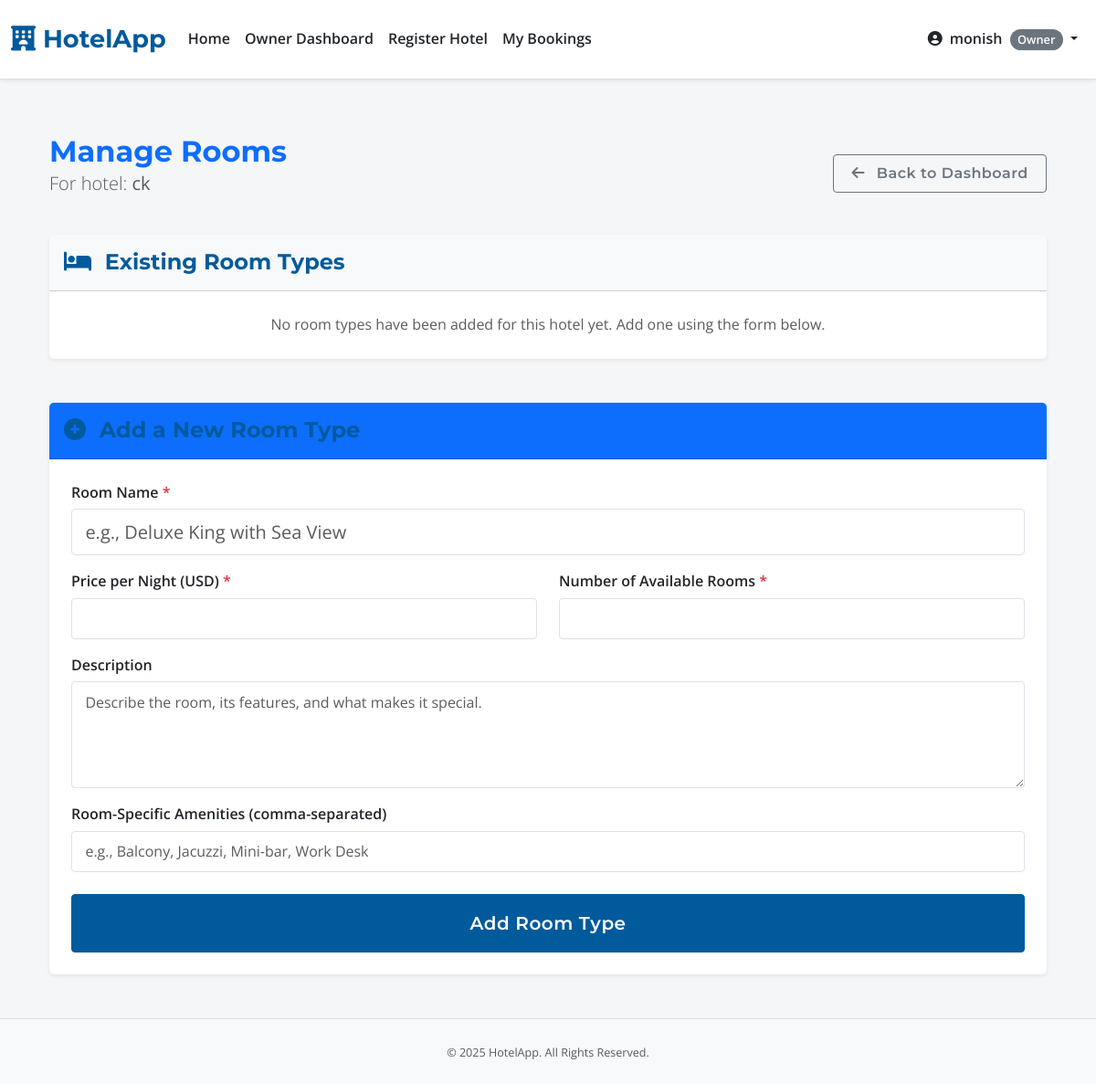
/hotel/1/manage_rooms (signed in), run on an earlier commit of the app's database.
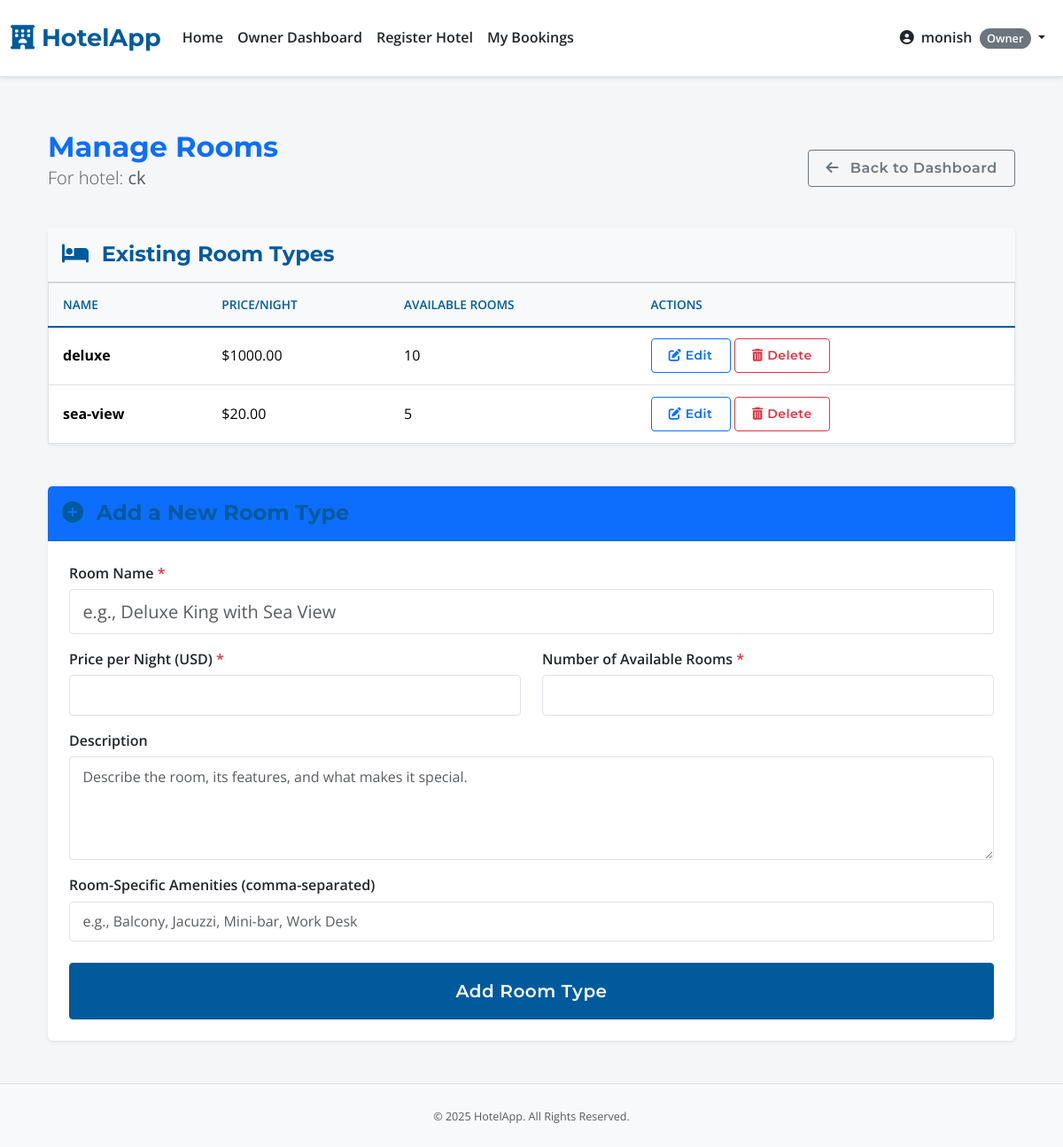
And on a later commit of the database.
### app.py (models this page shows, shortened)
class User(UserMixin, db.Model):
    id = db.Column(db.Integer, primary_key=True)
    username = db.Column(db.String(80), unique=True, nullable=False)
    email = db.Column(db.String(120), unique=True, nullable=False)
    password_hash = db.Column(db.String(200), nullable=False)
    role = db.Column(db.String(20), nullable=False, default='user')
    hotels_owned = db.relationship('Hotel', backref='owner_user', lazy=True, foreign_keys='Hotel.owner_id')
    bookings = db.relationship('Booking', backref='booker', lazy=True, foreign_keys='Booking.user_id')
    wishlist_items = db.relationship('Wishlist', backref='user', lazy='dynamic', cascade='all, delete-orphan')

class Hotel(db.Model):
    id = db.Column(db.Integer, primary_key=True)
    name = db.Column(db.String(100), nullable=False)
    location = db.Column(db.String(200), nullable=False)
    description = db.Column(db.Text, nullable=True)
    price_per_night = db.Column(db.Float, nullable=True) # "Starting From" price
    image_url = db.Column(db.String(255), nullable=True, default='https://via.placeholder.com/800x500.png?text=Main+Hotel+Image')
    owner_id = db.Column(db.Integer, db.ForeignKey('user.id'), nullable=False)
    is_approved = db.Column(db.Boolean, default=False, nullable=False)
    star_rating = db.Column(db.Integer, nullable=True)
    amenities = db.Column(db.String(300), nullable=True)
    latitude = db.Column(db.Float, nullable=True)
    longitude = db.Column(db.Float, nullable=True)
    gallery_images = db.relationship('HotelImage', backref='hotel_ref', lazy='dynamic', cascade="all, delete-orphan")
    bookings = db.relationship('Booking', backref='hotel', lazy=True, foreign_keys='Booking.hotel_id', cascade="all, delete-orphan")
    wishlisted_by_users = db.relationship('Wishlist', backref='hotel', lazy='dynamic', cascade='all, delete-orphan')
    room_types = db.relationship('RoomType', backref='hotel_ref', lazy='dynamic', cascade="all, delete-orphan") # changed backref to hotel_ref to avoid conflict

class RoomType(db.Model):
    id = db.Column(db.Integer, primary_key=True)
    hotel_id = db.Column(db.Integer, db.ForeignKey('hotel.id', ondelete='CASCADE'), nullable=False)
    name = db.Column(db.String(100), nullable=False)
    description = db.Column(db.Text, nullable=True)
    price_per_night = db.Column(db.Float, nullable=False)
    number_of_rooms = db.Column(db.Integer, nullable=False, default=1)
    amenities = db.Column(db.String(300), nullable=True)
    main_image_url = db.Column(db.String(255), nullable=True, default='https://via.placeholder.com/800x500.png?text=Room+Image')
    gallery_images = db.relationship('RoomImage', backref='room_type_ref', lazy='dynamic', cascade="all, delete-orphan")
    bookings = db.relationship('Booking', backref='room_type', lazy='dynamic')

### app.py (the view, shortened to what this page needs)
@app.route('/hotel/<int:hotel_id>/manage_rooms', methods=['GET', 'POST'])
@verify_hotel_owner
def manage_rooms(hotel): # hotel object is passed by the decorator
    room_types = hotel.room_types.order_by(RoomType.name.asc()).all()
    return render_template('manage_rooms.html', hotel=hotel, room_types=room_types)

### app.py (called while the page is built)
@login_manager.user_loader
def load_user(user_id):
    return User.query.get(int(user_id))

def role_required(role_name):
    def decorator(f):
        @wraps(f)
        @login_required
        def decorated_function(*args, **kwargs):
            if not current_user.is_authenticated: return login_manager.unauthorized()
            if current_user.role != role_name:
                flash(f"Access Denied: '{role_name}' privileges required.", "danger"); return redirect(url_for('index'))
            return f(*args, **kwargs)
        return decorated_function
    return decorator

def verify_hotel_owner(f):
    @wraps(f)
    @role_required('owner')
    def decorated_function(hotel_id, *args, **kwargs):
        hotel = Hotel.query.get_or_404(hotel_id)
        if hotel.owner_id != current_user.id:
            flash("You are not authorized to manage this hotel.", "danger")
            return redirect(url_for('owner_dashboard'))
        return f(hotel, *args, **kwargs)
    return decorated_function

@app.context_processor
def utility_processor():
    def is_hotel_in_wishlist(hotel_id):
        if current_user.is_authenticated:
            return Wishlist.query.filter_by(user_id=current_user.id, hotel_id=hotel_id).first() is not None
        return False
    return dict(is_hotel_in_wishlist=is_hotel_in_wishlist)

### templates/manage_rooms.html (shortened to what this page needs)
{% extends "base.html" %}
{% block content %}
<div class="container my-5">
    <div class="d-flex justify-content-between align-items-center mb-4">
        <div>
            <h2 class="text-primary mb-0">Manage Rooms</h2>
            <p class="lead text-muted">For hotel: <strong>{{ hotel.name }}</strong></p>
        </div>
        <a href="{{ url_for('owner_dashboard') }}" class="btn btn-outline-secondary"><i class="fas fa-arrow-left me-2"></i> Back to Dashboard</a>
    </div>
    <div class="card shadow-sm mb-5 border-0">
        <div class="card-header bg-light py-3"><h4 class="mb-0"><i class="fas fa-bed me-2"></i> Existing Room Types</h4></div>
        <div class="card-body p-0">
            {% if room_types %}
            <div class="table-responsive">
                <table class="table table-hover align-middle mb-0">
                    <thead><tr><th class="ps-3">Name</th><th>Price/Night</th><th>Available Rooms</th><th>Actions</th></tr></thead>
                    <tbody>
                        {% for room in room_types %}
                        <tr>
                            <td class="ps-3"><strong>{{ room.name }}</strong></td>
                            <td>${{ "%.2f"|format(room.price_per_night) }}</td>
                            <td>{{ room.number_of_rooms }}</td>
                            <td>
                                <a href="{{ url_for('edit_room', hotel_id=hotel.id, room_type_id=room.id) }}" class="btn btn-sm btn-outline-primary"><i class="fas fa-edit"></i> Edit</a>
                                <form action="{{ url_for('delete_room', hotel_id=hotel.id, room_type_id=room.id) }}" method="POST" class="d-inline" onsubmit="return confirm('Are you sure you want to delete this room type? This cannot be undone if there are no bookings.');">
                                    <button type="submit" class="btn btn-sm btn-outline-danger"><i class="fas fa-trash-alt"></i> Delete</button>
                                </form>
                            </td>
                        </tr>
                        {% endfor %}
                    </tbody>
                </table>
            </div>
            {% else %}
            <div class="card-body text-center text-muted p-4">
                <p class="mb-0">No room types have been added for this hotel yet. Add one using the form below.</p>
            </div>
            {% endif %}
        </div>
    </div>
    <div class="card shadow-sm border-0">
        <div class="card-header bg-primary text-white py-3"><h4 class="mb-0"><i class="fas fa-plus-circle me-2"></i> Add a New Room Type</h4></div>
        <div class="card-body p-4">
            <form method="POST" action="{{ url_for('manage_rooms', hotel_id=hotel.id) }}">
                <div class="mb-3">
                    <label for="name" class="form-label">Room Name <span class="text-danger">*</span></label>
                    <input type="text" class="form-control form-control-lg" id="name" name="name" placeholder="e.g., Deluxe King with Sea View" required>
                </div>
                <div class="row">
                    <div class="col-md-6 mb-3">
                        <label for="price_per_night" class="form-label">Price per Night (USD) <span class="text-danger">*</span></label>
                        <input type="number" step="0.01" min="0.01" class="form-control" id="price_per_night" name="price_per_night" required>
                    </div>
                    <div class="col-md-6 mb-3">
                        <label for="number_of_rooms" class="form-label">Number of Available Rooms <span class="text-danger">*</span></label>
                        <input type="number" step="1" min="1" class="form-control" id="number_of_rooms" name="number_of_rooms" required>
                    </div>
                </div>
                 <div class="mb-3">
                    <label for="description" class="form-label">Description</label>
                    <textarea class="form-control" id="description" name="description" rows="4" placeholder="Describe the room, its features, and what makes it special."></textarea>
                </div>
                <div class="mb-3">
                    <label for="amenities" class="form-label">Room-Specific Amenities (comma-separated)</label>
                    <input type="text" class="form-control" id="amenities" name="amenities" placeholder="e.g., Balcony, Jacuzzi, Mini-bar, Work Desk">
                </div>
                <div class="d-grid mt-4">
                    <button type="submit" class="btn btn-primary btn-lg py-3">Add Room Type</button>
                </div>
            </form>
        </div>
    </div>
</div>
{% endblock %}

### templates/base.html (shortened to what this page needs)
<!DOCTYPE html>
<html lang="en">
<head>
    <link href="https://cdn.jsdelivr.net/npm/bootstrap@5.3.2/dist/css/bootstrap.min.css" rel="stylesheet">
    <link rel="stylesheet" href="https://cdnjs.cloudflare.com/ajax/libs/font-awesome/6.4.2/css/all.min.css" />
    <link rel="stylesheet" href="https://unpkg.com/leaflet@1.9.4/dist/leaflet.css"/>
    <link rel="stylesheet" href="{{ url_for('static', filename='style.css') }}">
</head>
<body class="d-flex flex-column min-vh-100">
    <nav class="navbar navbar-expand-lg navbar-light bg-white fixed-top border-bottom shadow-sm py-3">
        <div class="container-fluid">
            <a class="navbar-brand" href="{{ url_for('index') }}" style="font-family: 'Montserrat', sans-serif; font-weight: 700; color: var(--primary-color, #005A9C); font-size: 1.6rem;">
                <i class="fas fa-hotel"></i> HotelApp
            </a>
            <div class="collapse navbar-collapse" id="navbarNav">
                <ul class="navbar-nav me-auto mb-2 mb-lg-0">
                    <li class="nav-item">
                        <a class="nav-link {% if request.endpoint == 'index' %}active fw-bold{% endif %}" href="{{ url_for('index') }}">Home</a>
                    </li>
                    {% if current_user.is_authenticated %}
                        {% if current_user.role == 'admin' %}
                            <li class="nav-item"><a class="nav-link {% if request.endpoint == 'admin_dashboard' %}active fw-bold{% endif %}" href="{{ url_for('admin_dashboard') }}">Admin Dashboard</a></li>
                        {% elif current_user.role == 'owner' %}
                            <li class="nav-item"><a class="nav-link {% if request.endpoint == 'owner_dashboard' %}active fw-bold{% endif %}" href="{{ url_for('owner_dashboard') }}">Owner Dashboard</a></li>
                            <li class="nav-item"><a class="nav-link {% if request.endpoint == 'register_hotel' %}active fw-bold{% endif %}" href="{{ url_for('register_hotel') }}">Register Hotel</a></li>
                        {% endif %}
                        <li class="nav-item"><a class="nav-link {% if request.endpoint == 'my_bookings' %}active fw-bold{% endif %}" href="{{ url_for('my_bookings') }}">My Bookings</a></li>
                    {% endif %}
                </ul>
                <ul class="navbar-nav ms-auto mb-2 mb-lg-0 align-items-center">
                    {% if current_user.is_authenticated %}
                        <li class="nav-item dropdown">
                            <a class="nav-link dropdown-toggle" href="#" id="navbarUserDropdown" role="button" data-bs-toggle="dropdown" aria-expanded="false">
                                <i class="fas fa-user-circle me-1"></i> {{ current_user.username }}
                                <span class="badge rounded-pill bg-secondary ms-1">{{ current_user.role|capitalize }}</span>
                            </a>
                        </li>
                    {% else %}
                        <li class="nav-item"><a class="nav-link {% if request.endpoint == 'login' %}active fw-bold{% endif %}" href="{{ url_for('login') }}">Login</a></li>
                        <li class="nav-item"><a class="btn btn-primary btn-sm ms-2" href="{{ url_for('register') }}">Register</a></li>
                    {% endif %}
                </ul>
            </div>
        </div>
    </nav>
    <main class="container-fluid mt-4 flex-grow-1">
        <div class="container">
            {% block content %}{% endblock %}
        </div>
    </main>
    <footer class="py-4 mt-auto bg-light text-center text-muted border-top">
        <div class="container"><small>© <span id="currentYear"></span> HotelApp. All Rights Reserved.</small></div>
    </footer>
</body>
</html>

### static/style.css (style rules this page uses)
:root { --primary-color: #005A9C; --secondary-color: #FFA500; --light-bg: #f8f9fa; --dark-text: #212529; --medium-text: #6c757d; --border-color: #dee2e6; --card-shadow: 0 2px 8px rgba(0, 0, 0, 0.075); --card-hover-shadow: 0 6px 15px rgba(0, 0, 0, 0.12); }
body { font-family: 'Open Sans', sans-serif; color: var(--dark-text); background-color: #f4f6f8; padding-top: 75px; line-height: 1.6; display: flex; flex-direction: column; min-height: 100vh; }
.container, .container-fluid { flex-grow: 1; }
h1, h2, h3, h4, h5, h6 { font-family: 'Montserrat', sans-serif; font-weight: 700; color: var(--primary-color); }
h2 { font-size: 2rem; margin-bottom: 0.8rem; }
a { color: var(--primary-color); text-decoration: none; transition: color 0.2s ease-in-out; }
.navbar { background-color: #ffffff !important; border-bottom: 1px solid var(--border-color); box-shadow: 0 2px 4px rgba(0,0,0,0.04); padding-top: 0.7rem; padding-bottom: 0.7rem; }
.navbar-brand { font-size: 1.7rem !important; }
.navbar-nav .nav-link { color: var(--dark-text) !important; font-weight: 600; padding: 0.5rem 1rem; }
.btn { font-family: 'Montserrat', sans-serif; font-weight: 600; padding: 0.5rem 1.2rem; border-radius: 0.25rem; transition: all 0.2s ease-in-out; letter-spacing: 0.5px; }
.btn-primary { background-color: var(--primary-color); border-color: var(--primary-color); }
.form-control, .form-select { border-radius: 0.25rem; border: 1px solid var(--border-color); padding: 0.6rem 0.9rem; transition: border-color 0.2s ease, box-shadow 0.2s ease; }
.form-label { font-weight: 600; margin-bottom: 0.3rem; }
.card { border: 1px solid var(--border-color); border-radius: 0.375rem; box-shadow: var(--card-shadow); transition: box-shadow 0.25s ease-in-out, transform 0.25s ease-in-out; background-color: #fff; }
.card-header { font-weight: 600; }
.card-body { padding: 1.25rem; }
.table { border: 1px solid var(--border-color); background-color: #fff; }
.table th, .table td { vertical-align: middle; padding: 0.8rem; }
.table thead th { background-color: var(--light-bg); color: var(--primary-color); font-weight: 600; border-bottom: 2px solid var(--primary-color); text-transform: uppercase; font-size: 0.85em; }
.badge { font-size: 0.8em; padding: 0.4em 0.65em; font-weight: 600; }
footer { background-color: #e9ecef; padding: 1.5rem 0; font-size: 0.9em; color: var(--medium-text); }

### templates/base.html (style rules this page uses)
body { padding-top: 75px; }

What changed in the data, as far as the page shows it:
added RoomType: name "deluxe", price_per_night "1000.00", number_of_rooms "10"
added RoomType: name "sea-view", price_per_night "20.00", number_of_rooms "5"
Also different on the page:
text no longer shown: "No room types have been added for this hotel yet. Add one using the form below."
text now shown: "NAME PRICE/NIGHT AVAILABLE ROOMS ACTIONS"
